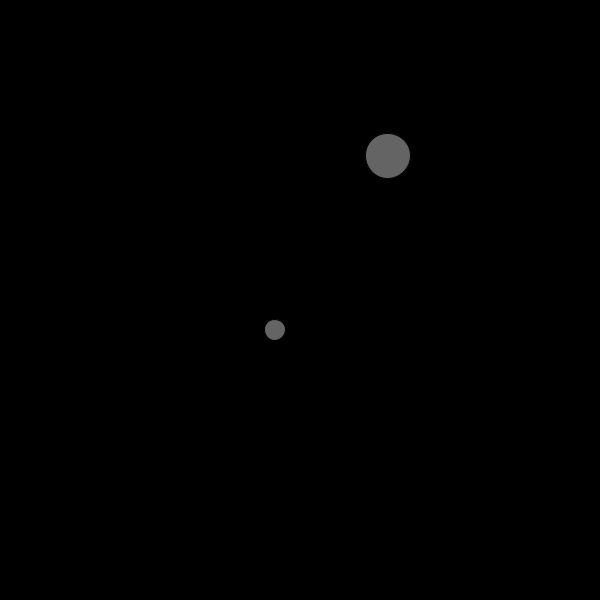
Frame 1 (no input)
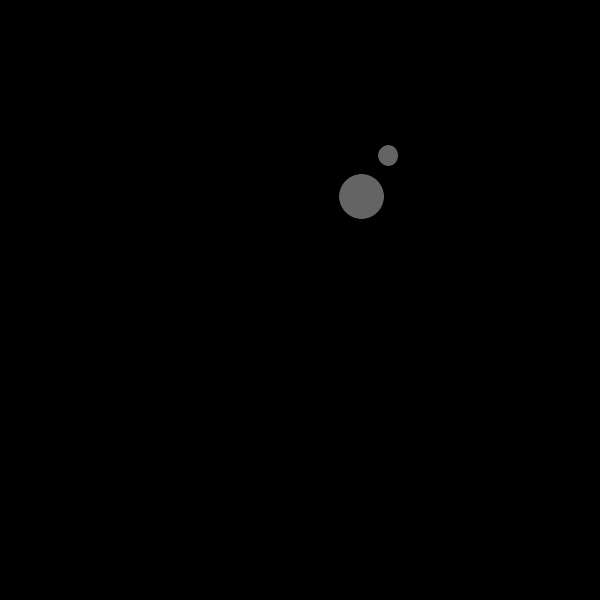
Frame 60 (the mouse pressed at the canvas centre just before this capture)
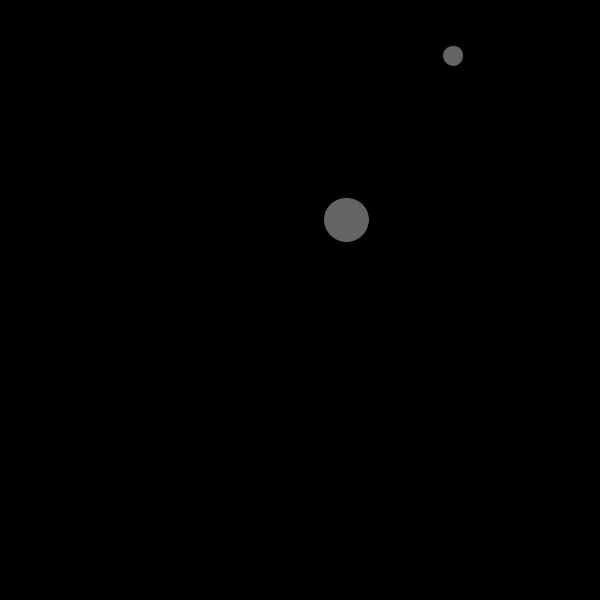
Frame 120 (the mouse held since frame 60 and released just before this capture)

The Processing sketch that drew these frames (run headless with seeded random() and noise(); from frame 60 on, the mouse is pressed at the canvas centre):

// Processing sketch: MainScript
// ── MainScript.pde
float G = 10;
float dt = 0.1;
float coeffVisual = 100;
float limForce = 150;

int nbrGravitors;
ArrayList<Gravitor> system;

void setup(){
  size(600, 600);
  frameRate(30);
  
  nbrGravitors = 2;
  system = new ArrayList<Gravitor>();
  for(int i=0; i<nbrGravitors; i++){
    float x = random(width);
    float y = random(height);
    float m = random(random(1, 3), random(50, 100));
    float r = random(10, 50);
    Gravitor gravitor = new Gravitor(x, y, m, r);
    system.add(gravitor);
  }
}

void draw(){
  background(0);
  
  for(Gravitor gravitor : system){
    gravitor.update();
  }
  for(Gravitor gravitor : system){
    gravitor.display();
  }
}

float dist(Gravitor g1, Gravitor g2){
  float distance;
  distance = pow((g1.old_xPos-g2.old_xPos), 2) + pow((g1.old_yPos-g2.old_yPos), 2);
  return pow(distance, 0.5);
}

// ── Gravitor.pde
class Gravitor{
  float old_xPos;
  float old_yPos;
  float new_xPos;
  float new_yPos;
  float mass;
  float radius;
  
  float xAccel;
  float yAccel;
  float xSpeed;
  float ySpeed;
  
  Gravitor(float x, float y, float m, float r){
    this.old_xPos = x;
    this.old_yPos = y;
    this.mass = m;
    this.radius = r;
    
    this.xAccel = 0;
    this.yAccel = 0;
    this.xSpeed = 0;
    this.ySpeed = 0;
    
    /*println("----------Init----------");
    println("Accel: ", this.xAccel, " // ", this.yAccel);
    println("Speed: ", this.xSpeed, " // ", this.ySpeed);
    println("Pos: ", this.old_xPos, " // ", this.old_yPos);
    println("Carac: ", this.mass, "//", this.radius);*/
  }
  
  void update(){
    this.xAccel = 0;
    this.yAccel = 0;
    
    float currForce;
    float currAccel;
    float currAngle;
    for(Gravitor gravitor : system){
      if(this == gravitor){
        continue;
      }
      currForce = 0;
      currAccel = 0;
      currAngle = 0;
      
      currForce = coeffVisual*G*(this.mass*gravitor.mass)/dist(this, gravitor);
      if(abs(currForce) > limForce){
        currAccel = currForce*limForce/( abs(currForce)*this.mass);
      } else {
        currAccel = currForce/this.mass;
      }
      
      float x = this.old_xPos - gravitor.old_xPos;
      float y = this.old_yPos - gravitor.old_yPos;
      if(x>=0 && y>=0){
        currAngle = acos(abs(x)/dist(this, gravitor));
      } else if(x<=0 && y<=0){
        currAngle = PI + acos(abs(x)/dist(this, gravitor));
      } else if(x<=0 && y>=0){
        currAngle = - acos(abs(x)/dist(this, gravitor));
      } else if(x>=0 && y<=0){
        currAngle = PI - acos(abs(x)/dist(this, gravitor));
      } else {
        println("ERROR");
        noLoop();
        break;
      }
      
      this.xAccel = currAccel*cos(currAngle);
      this.yAccel = currAccel*sin(currAngle);
    }
    
    this.xSpeed += this.xAccel*dt;
    this.ySpeed += this.yAccel*dt;
    
    this.new_xPos = this.old_xPos + this.xSpeed*dt;
    this.new_yPos = this.old_yPos + this.ySpeed*dt;
  }
  
  void display(){
    fill(255, 100);
    ellipse(this.old_xPos, this.old_yPos, 2*this.radius, 2*this.radius);
  
    this.old_xPos = this.new_xPos;
    this.old_yPos = this.new_yPos;
  }
}
